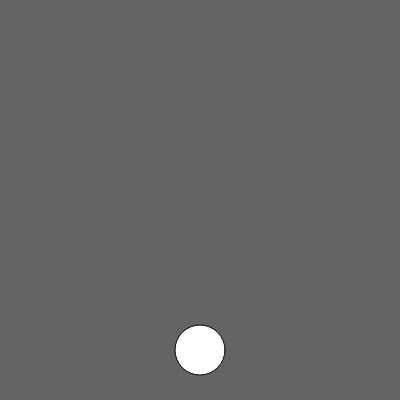
Frame 1 (no input)
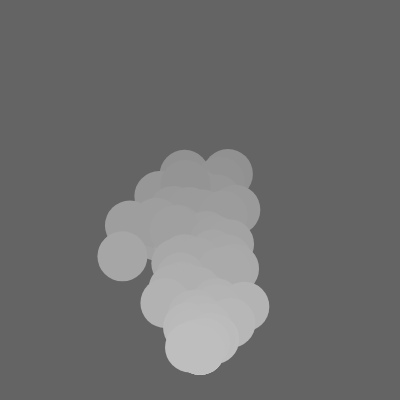
Frame 60 (no input)
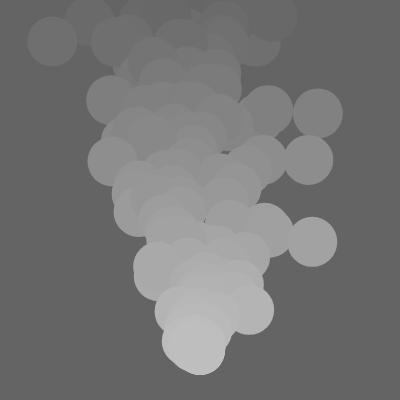
Frame 120 (the mouse pressed at the canvas centre since frame 60)

The p5.js sketch that drew these frames (run headless with seeded random() and noise() and a simulated clock; from frame 60 on, the mouse is pressed at the canvas centre):

// p5.js sketch
// ── sketch.js
let bubbleArray = [];

function setup() {
  fill(100);
  createCanvas(400, 400);
}

function draw() {
  background(100);
  fill(255);
  ellipse(200, 350, 50, 50);

  for (let i = 0; i < bubbleArray.length; i++) {
    bubbleArray[i].draw();
  }
  bubbleArray.forEach(item => {
    item.move();
  });
  bubbleArray.push(new Bubble(200, 350, 50, 50));
  console.log(bubbleArray);
}

function mouseClicked() {}

class Bubble {
  constructor(x, y, width, height) {
    this.x = x;
    this.y = y;
    this.width = width;
    this.height = height;
    this.diameter = 50;
  }

  move() {
    this.x += random(-10, 10);
    this.y += random(-1, -5);
  }

  draw() {
    let mappedY = map(this.y, 0, 600, 100, 255);
    fill(mappedY);
    noStroke();
    ellipse(this.x, this.y, this.width, this.height);
  }
}
